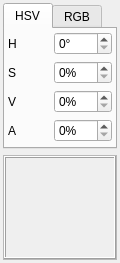
<?xml version="1.0" encoding="UTF-8"?>
<ui version="4.0">
 <author>liuyanghejerry@126.com</author>
 <class>ColorInspector</class>
 <widget class="QWidget" name="ColorInspector">
  <property name="geometry">
   <rect>
    <x>0</x>
    <y>0</y>
    <width>120</width>
    <height>263</height>
   </rect>
  </property>
  <property name="minimumSize">
   <size>
    <width>120</width>
    <height>0</height>
   </size>
  </property>
  <property name="baseSize">
   <size>
    <width>0</width>
    <height>114</height>
   </size>
  </property>
  <layout class="QVBoxLayout">
   <property name="leftMargin">
    <number>3</number>
   </property>
   <property name="topMargin">
    <number>3</number>
   </property>
   <property name="rightMargin">
    <number>3</number>
   </property>
   <property name="bottomMargin">
    <number>3</number>
   </property>
   <item>
    <widget class="QTabWidget" name="colorSpecTabWidget">
     <property name="sizePolicy">
      <sizepolicy hsizetype="Expanding" vsizetype="Preferred">
       <horstretch>0</horstretch>
       <verstretch>0</verstretch>
      </sizepolicy>
     </property>
     <property name="currentIndex">
      <number>0</number>
     </property>
     <widget class="QWidget" name="hsvTab">
      <attribute name="title">
       <string>HSV</string>
      </attribute>
      <layout class="QGridLayout" name="hsvLayout">
       <property name="leftMargin">
        <number>3</number>
       </property>
       <property name="topMargin">
        <number>3</number>
       </property>
       <property name="rightMargin">
        <number>3</number>
       </property>
       <property name="bottomMargin">
        <number>3</number>
       </property>
       <item row="0" column="0">
        <widget class="QLabel" name="hueLabel">
         <property name="text">
          <string>H</string>
         </property>
        </widget>
       </item>
       <item row="1" column="0">
        <widget class="QLabel" name="saturationLabel">
         <property name="text">
          <string>S</string>
         </property>
        </widget>
       </item>
       <item row="2" column="0">
        <widget class="QLabel" name="valueLabel">
         <property name="text">
          <string>V</string>
         </property>
        </widget>
       </item>
       <item row="3" column="0">
        <widget class="QLabel" name="hsvAlphaLabel">
         <property name="text">
          <string>A</string>
         </property>
        </widget>
       </item>
       <item row="1" column="1">
        <widget class="ColorSlider" name="saturationSlider" native="true">
         <property name="sizePolicy">
          <sizepolicy hsizetype="Expanding" vsizetype="Preferred">
           <horstretch>0</horstretch>
           <verstretch>0</verstretch>
          </sizepolicy>
         </property>
        </widget>
       </item>
       <item row="3" column="1">
        <widget class="ColorSlider" name="hsvAlphaSlider" native="true">
         <property name="sizePolicy">
          <sizepolicy hsizetype="Expanding" vsizetype="Preferred">
           <horstretch>0</horstretch>
           <verstretch>0</verstretch>
          </sizepolicy>
         </property>
        </widget>
       </item>
       <item row="2" column="1">
        <widget class="ColorSlider" name="valueSlider" native="true">
         <property name="sizePolicy">
          <sizepolicy hsizetype="Expanding" vsizetype="Preferred">
           <horstretch>0</horstretch>
           <verstretch>0</verstretch>
          </sizepolicy>
         </property>
        </widget>
       </item>
       <item row="0" column="1">
        <widget class="ColorSlider" name="hueSlider" native="true">
         <property name="sizePolicy">
          <sizepolicy hsizetype="Expanding" vsizetype="Preferred">
           <horstretch>0</horstretch>
           <verstretch>0</verstretch>
          </sizepolicy>
         </property>
        </widget>
       </item>
       <item row="0" column="2">
        <widget class="QSpinBox" name="hueSpinBox">
         <property name="toolTip">
          <string>Hue</string>
         </property>
         <property name="suffix">
          <string>°</string>
         </property>
         <property name="maximum">
          <number>359</number>
         </property>
        </widget>
       </item>
       <item row="1" column="2">
        <widget class="QSpinBox" name="saturationSpinBox">
         <property name="toolTip">
          <string>Saturation</string>
         </property>
         <property name="suffix">
          <string>%</string>
         </property>
         <property name="maximum">
          <number>100</number>
         </property>
        </widget>
       </item>
       <item row="2" column="2">
        <widget class="QSpinBox" name="valueSpinBox">
         <property name="toolTip">
          <string>Value</string>
         </property>
         <property name="suffix">
          <string>%</string>
         </property>
         <property name="maximum">
          <number>100</number>
         </property>
        </widget>
       </item>
       <item row="3" column="2">
        <widget class="QSpinBox" name="hsvAlphaSpinBox">
         <property name="toolTip">
          <string>Alpha</string>
         </property>
         <property name="suffix">
          <string>%</string>
         </property>
         <property name="maximum">
          <number>100</number>
         </property>
        </widget>
       </item>
      </layout>
     </widget>
     <widget class="QWidget" name="rgbTab">
      <attribute name="title">
       <string>RGB</string>
      </attribute>
      <layout class="QGridLayout" name="rgbLayout">
       <property name="leftMargin">
        <number>3</number>
       </property>
       <property name="topMargin">
        <number>3</number>
       </property>
       <property name="rightMargin">
        <number>3</number>
       </property>
       <property name="bottomMargin">
        <number>3</number>
       </property>
       <item row="3" column="0">
        <widget class="QLabel" name="rgbAlphaLabel">
         <property name="text">
          <string>A</string>
         </property>
        </widget>
       </item>
       <item row="1" column="0">
        <widget class="QLabel" name="greenLabel">
         <property name="text">
          <string>G</string>
         </property>
        </widget>
       </item>
       <item row="3" column="1">
        <widget class="ColorSlider" name="rgbAlphaSlider" native="true">
         <property name="sizePolicy">
          <sizepolicy hsizetype="Expanding" vsizetype="Preferred">
           <horstretch>0</horstretch>
           <verstretch>0</verstretch>
          </sizepolicy>
         </property>
        </widget>
       </item>
       <item row="0" column="1">
        <widget class="ColorSlider" name="redSlider" native="true">
         <property name="sizePolicy">
          <sizepolicy hsizetype="Expanding" vsizetype="Preferred">
           <horstretch>0</horstretch>
           <verstretch>0</verstretch>
          </sizepolicy>
         </property>
        </widget>
       </item>
       <item row="2" column="0">
        <widget class="QLabel" name="blueLabel">
         <property name="text">
          <string>B</string>
         </property>
        </widget>
       </item>
       <item row="1" column="1">
        <widget class="ColorSlider" name="greenSlider" native="true">
         <property name="sizePolicy">
          <sizepolicy hsizetype="Expanding" vsizetype="Preferred">
           <horstretch>0</horstretch>
           <verstretch>0</verstretch>
          </sizepolicy>
         </property>
        </widget>
       </item>
       <item row="2" column="1">
        <widget class="ColorSlider" name="blueSlider" native="true">
         <property name="sizePolicy">
          <sizepolicy hsizetype="Expanding" vsizetype="Preferred">
           <horstretch>0</horstretch>
           <verstretch>0</verstretch>
          </sizepolicy>
         </property>
        </widget>
       </item>
       <item row="0" column="0">
        <widget class="QLabel" name="redLabel">
         <property name="text">
          <string>R</string>
         </property>
        </widget>
       </item>
       <item row="0" column="2">
        <widget class="QSpinBox" name="redSpinBox">
         <property name="toolTip">
          <string>Red</string>
         </property>
         <property name="maximum">
          <number>255</number>
         </property>
        </widget>
       </item>
       <item row="1" column="2">
        <widget class="QSpinBox" name="greenSpinBox">
         <property name="toolTip">
          <string>Green</string>
         </property>
         <property name="maximum">
          <number>255</number>
         </property>
        </widget>
       </item>
       <item row="2" column="2">
        <widget class="QSpinBox" name="blueSpinBox">
         <property name="toolTip">
          <string>Blue</string>
         </property>
         <property name="maximum">
          <number>255</number>
         </property>
        </widget>
       </item>
       <item row="3" column="2">
        <widget class="QSpinBox" name="rgbAlphaSpinBox">
         <property name="toolTip">
          <string>Alpha</string>
         </property>
         <property name="maximum">
          <number>255</number>
         </property>
        </widget>
       </item>
      </layout>
     </widget>
    </widget>
   </item>
   <item>
    <widget class="QFrame" name="colorWrapper">
     <property name="autoFillBackground">
      <bool>true</bool>
     </property>
     <property name="frameShape">
      <enum>QFrame::StyledPanel</enum>
     </property>
     <property name="frameShadow">
      <enum>QFrame::Raised</enum>
     </property>
     <layout class="QVBoxLayout" name="verticalLayout_2">
      <property name="leftMargin">
       <number>0</number>
      </property>
      <property name="topMargin">
       <number>0</number>
      </property>
      <property name="rightMargin">
       <number>0</number>
      </property>
      <property name="bottomMargin">
       <number>0</number>
      </property>
      <item>
       <widget class="QLabel" name="color">
        <property name="autoFillBackground">
         <bool>true</bool>
        </property>
        <property name="frameShape">
         <enum>QFrame::Box</enum>
        </property>
        <property name="frameShadow">
         <enum>QFrame::Raised</enum>
        </property>
       </widget>
      </item>
     </layout>
    </widget>
   </item>
  </layout>
 </widget>
 <customwidgets>
  <customwidget>
   <class>ColorSlider</class>
   <extends>QWidget</extends>
   <header>colorslider.h</header>
   <container>1</container>
  </customwidget>
 </customwidgets>
 <resources/>
 <connections/>
</ui>
